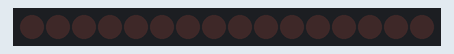
A sketch run on a simulated Arduino Uno, built with avr-gcc and run on an emulated ATmega328P. On the bench: 16 port-expander outputs drawn as a row of LEDs (first output left, lit = HIGH). Wiring (inferred from the names in the program): MCP23017 port expander at I2C address 0x20. Wiring (inferred from the signals the program sends): row of LEDs: on Q0, Q1, Q2, Q3, Q4, Q5, Q6, Q7, Q8, Q9, Q10, Q11, Q12, Q13, Q14, Q15.

Above: at 0.5 s.
At 1.2 s:
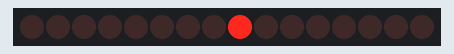
At 2.7 s:
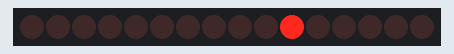
At 5.2 s:
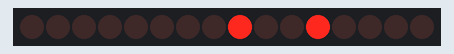
At 7.2 s:
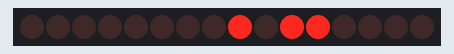
At 9.7 s:
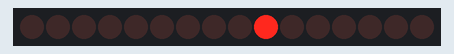
Timing chart, 0 to 10.4 s (numbered marks = the images above):
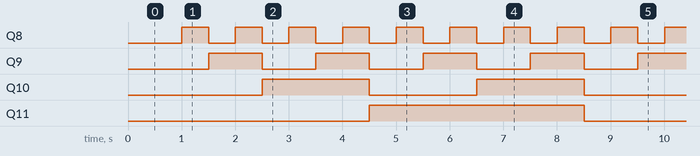

The sketch:

mcp.ino
```cpp
/*
 Example 41.1 - Microchip MCP23017 with Arduino
*/
// pins 15~17 to GND, I2C bus address is 0x20
#include "Wire.h"
void setup()
{
 Wire.begin(); // wake up I2C bus
// set I/O pins to outputs
Wire.beginTransmission(0x20);
 Wire.write(0x01); // IODIRB register
 Wire.write(0x00); // set all of port B to outputs
 Wire.endTransmission();
}
void binaryCount()
{
 for (byte a=0; a<16; a++)
 {
  delay(500);
Wire.beginTransmission(0x20);
 Wire.write(0x13); // GPIOB
 Wire.write(a); // port B
 Wire.endTransmission();
 }
}
void loop()
{
 binaryCount();

}
```

Measured:
- by itself, Q8: alternates HIGH for 0.50 s and LOW for 0.50 s
- by itself, Q9: alternates HIGH for 1.0 s and LOW for 1.0 s
- by itself, Q10: alternates HIGH for 2.0 s and LOW for 2.0 s
- by itself, Q11: alternates HIGH for 4.0 s and LOW for 4.0 s
